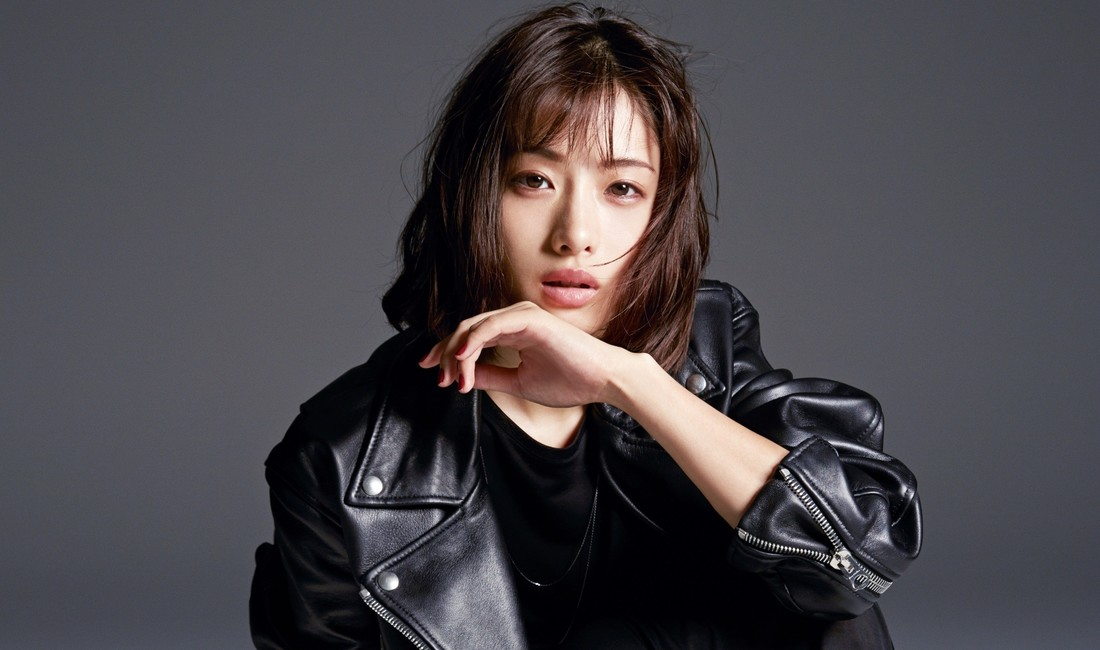
#> input picture sample.jpg, 1100 x 650 px
$ python main.py sample.jpg
#> lines starting #> are read from the running program, lines starting #| are printed output that depends on the picture
from PIL import Image, ImageFilter
import sys

args = sys.argv


def crop_center(pil_img, crop_width, crop_height):
    img_width, img_height = pil_img.size
    return pil_img.crop(
        ((img_width - crop_width) // 2, (img_height - crop_height) // 2,
         (img_width + crop_width) // 2, (img_height + crop_height) // 2))


def crop_max_square(pil_img):
    return crop_center(pil_img, min(pil_img.size), min(pil_img.size))


im = Image.open(args[1])
#> im is the input picture: PIL image 1100x650 RGB; mean R, G, B 75, 70.8, 75.5
print(im.format, im.size, im.mode)
#| JPEG (1100, 650) RGB

im_new = crop_max_square(im)
#> in crop_center, `return pil_img.crop( ((img_width - crop_width) // 2, (img_height - cro..`:
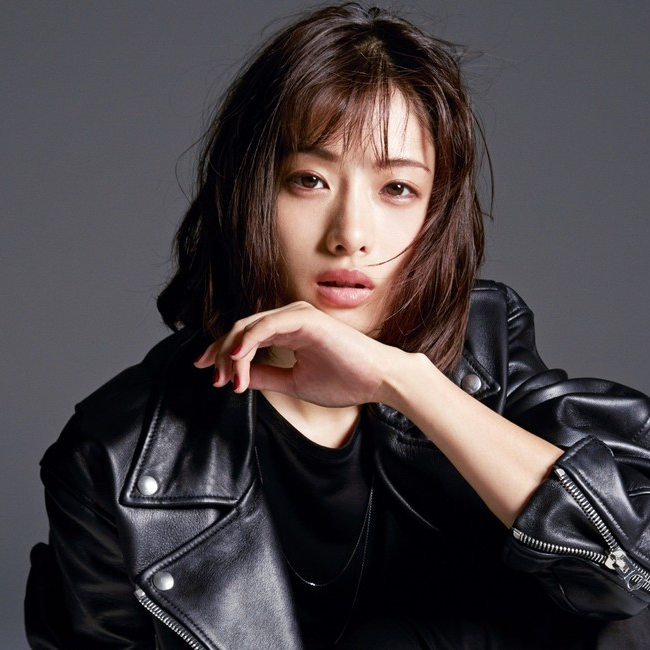
#> returned value: PIL image 650x650 RGB; mean R, G, B 73.9, 66.3, 68.5
im_new.save('hoge1.jpg')

img_resize_lanczos = im_new.resize((500, 500), Image.LANCZOS)
img_resize_lanczos.save('hoge.jpg')
